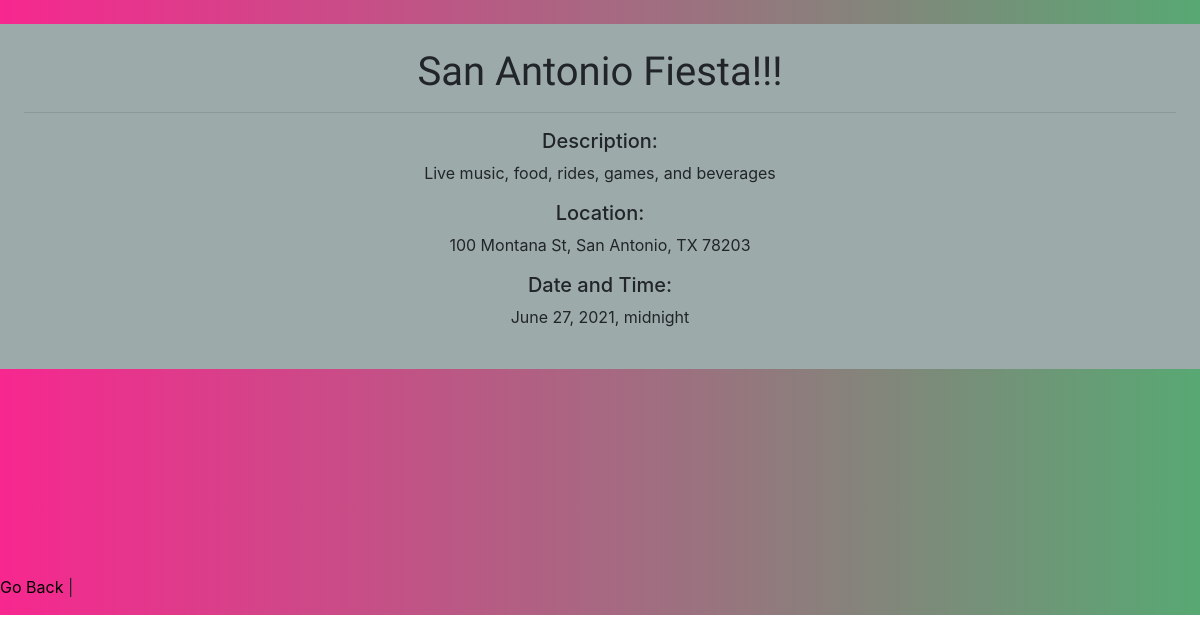
The app's page /one_event/27 (signed in) with its own data.
### schedule_app/models.py (models this page shows, shortened)
class Event(models.Model):
    title = models.CharField(max_length=255)
    description = models.CharField(max_length=255)
    location = models.CharField(max_length=100)
    date_time = models.DateTimeField('01-02-2021')
    user_likes = models.ManyToManyField(User, related_name='liked_events')
    user = models.ForeignKey(
        User, related_name='schedules', on_delete=models.CASCADE)

### schedule_app/views.py (the view)
# urls.py: path('one_event/<int:id>', views.one_event),
def one_event(request, id):
    if "user_id" not in request.session:
        return redirect('/')
    one_event = Event.objects.get(id=id)
    context = {
        'event': one_event
    }
    return render(request, "event.html", context)

### schedule_app/templates/event.html (shortened to what this page needs)
<!DOCTYPE html>
<html lang="en">
  <head>
    <link
      rel="stylesheet"
      href="https://cdn.jsdelivr.net/npm/bootstrap@4.6.0/dist/css/bootstrap.min.css"
    />
    {% load static %}
    <link rel="stylesheet" href="{% static 'styles.css'%}" />
  </head>
  <body>
    <br />
    <div id="w3-sm">
    <div class="w3-container p-4" style="background: rgb(157, 170, 170)">
        <div class="inner-sm">
            <h3 class="font-effect-fire">{{ event.title }}</h3>
      <hr>
            <h5>Description:</h5>
            <p>{{ event.description }}</p>
            <h5>Location:</h5>
            <p>{{ event.location }}</p>
            <h5>Date and Time:</h5>
            <p>{{ event.date_time }}</p>
        </div>
    </div>
    <div class="lower">
        <iframe class="map-sm" width="350"  height="200" frameborder="0" style="border:0"  src="https://www.google.com/maps/embed/v1/place?key=AIzaSyD5yitrheqc5MQbu2iS3bY6ut7mo4asqT4&q={{event.location}}" allowfullscreen>
        </iframe>
    </div>
    <a href="/welcome" style="color: black">Go Back</a> |
  </body>
</html>

### schedule_app/static/styles.css (style rules this page uses)
body { background: #f79327; background: linear-gradient(to right, #f7278f, #58a873); background-repeat: no-repeat; background-size: cover; width: 100%; height: 100%; }
.inner-sm, .lead-md { text-align: center; }
h3 { font-family: "Sofia", sans-serif; font-size: 40px; }
#w3-sm { border-radius: 25px; justify-content: center; }

### records on screen
Event: title "San Antonio Fiesta!!!", description "Live music, food, rides, games, and beverages", location "100 Montana St, San Antonio, TX 78203", date_time "June 27, 2021, midnight"
